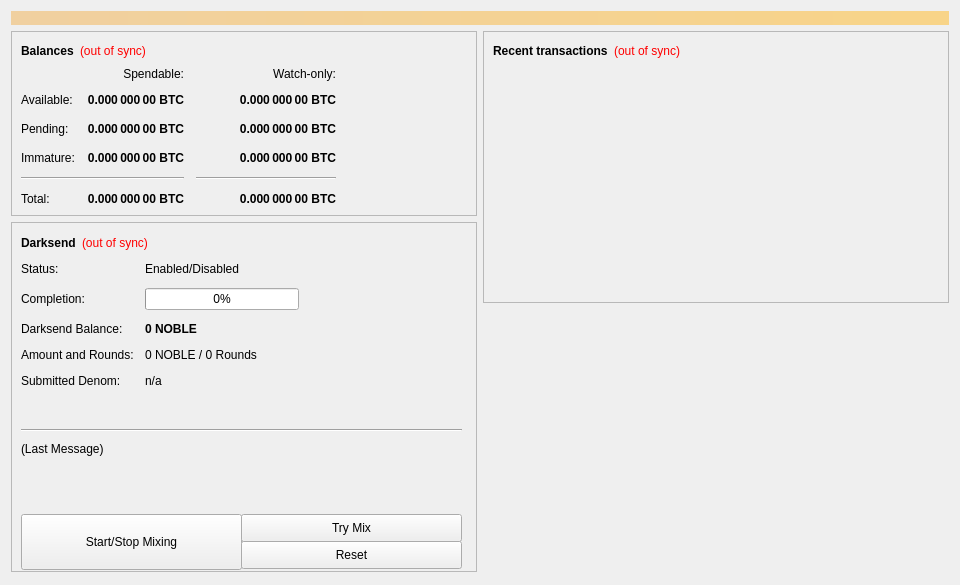
<?xml version="1.0" encoding="UTF-8"?>
<ui version="4.0">
 <class>OverviewPage</class>
 <widget class="QWidget" name="OverviewPage">
  <property name="geometry">
   <rect>
    <x>0</x>
    <y>0</y>
    <width>960</width>
    <height>585</height>
   </rect>
  </property>
  <property name="minimumSize">
   <size>
    <width>960</width>
    <height>0</height>
   </size>
  </property>
  <property name="windowTitle">
   <string>Form</string>
  </property>
  <layout class="QVBoxLayout" name="topLayout">
   <item>
    <widget class="QLabel" name="labelAlerts">
     <property name="visible">
      <bool>false</bool>
     </property>
     <property name="styleSheet">
      <string notr="true">background-color: qlineargradient(x1: 0, y1: 0, x2: 1, y2: 0, stop:0 #F0D0A0, stop:1 #F8D488); color:#000000;</string>
     </property>
     <property name="wordWrap">
      <bool>true</bool>
     </property>
     <property name="margin">
      <number>3</number>
     </property>
    </widget>
   </item>
   <item>
    <layout class="QHBoxLayout" name="horizontalLayout" stretch="1,1">
     <item>
      <layout class="QVBoxLayout" name="verticalLayout_2">
       <item>
        <widget class="QFrame" name="frame">
         <property name="frameShape">
          <enum>QFrame::StyledPanel</enum>
         </property>
         <property name="frameShadow">
          <enum>QFrame::Raised</enum>
         </property>
         <layout class="QVBoxLayout" name="verticalLayout_4">
          <item>
           <layout class="QHBoxLayout" name="horizontalLayout_4">
            <item>
             <widget class="QLabel" name="label_5">
              <property name="font">
               <font>
                <weight>75</weight>
                <bold>true</bold>
               </font>
              </property>
              <property name="text">
               <string>Balances</string>
              </property>
             </widget>
            </item>
            <item>
             <widget class="QLabel" name="labelWalletStatus">
              <property name="cursor">
               <cursorShape>WhatsThisCursor</cursorShape>
              </property>
              <property name="toolTip">
               <string>The displayed information may be out of date. Your wallet automatically synchronizes with the Noble network after a connection is established, but this process has not completed yet.</string>
              </property>
              <property name="styleSheet">
               <string notr="true">QLabel { color: red; }</string>
              </property>
              <property name="text">
               <string notr="true">(out of sync)</string>
              </property>
              <property name="alignment">
               <set>Qt::AlignLeading|Qt::AlignLeft|Qt::AlignVCenter</set>
              </property>
             </widget>
            </item>
            <item>
             <spacer name="horizontalSpacer_3">
              <property name="orientation">
               <enum>Qt::Horizontal</enum>
              </property>
              <property name="sizeHint" stdset="0">
               <size>
                <width>40</width>
                <height>20</height>
               </size>
              </property>
             </spacer>
            </item>
           </layout>
          </item>
          <item>
           <layout class="QGridLayout" name="gridLayout">
            <property name="spacing">
             <number>12</number>
            </property>
            <item row="2" column="2">
             <widget class="QLabel" name="labelWatchPending">
              <property name="font">
               <font>
                <weight>75</weight>
                <bold>true</bold>
               </font>
              </property>
              <property name="cursor">
               <cursorShape>IBeamCursor</cursorShape>
              </property>
              <property name="toolTip">
               <string>Unconfirmed transactions to watch-only addresses</string>
              </property>
              <property name="text">
               <string notr="true">0.000 000 00 BTC</string>
              </property>
              <property name="alignment">
               <set>Qt::AlignRight|Qt::AlignTrailing|Qt::AlignVCenter</set>
              </property>
              <property name="textInteractionFlags">
               <set>Qt::LinksAccessibleByMouse|Qt::TextSelectableByKeyboard|Qt::TextSelectableByMouse</set>
              </property>
             </widget>
            </item>
            <item row="2" column="1">
             <widget class="QLabel" name="labelUnconfirmed">
              <property name="font">
               <font>
                <weight>75</weight>
                <bold>true</bold>
               </font>
              </property>
              <property name="cursor">
               <cursorShape>IBeamCursor</cursorShape>
              </property>
              <property name="toolTip">
               <string>Total of transactions that have yet to be confirmed, and do not yet count toward the spendable balance</string>
              </property>
              <property name="text">
               <string notr="true">0.000 000 00 BTC</string>
              </property>
              <property name="alignment">
               <set>Qt::AlignRight|Qt::AlignTrailing|Qt::AlignVCenter</set>
              </property>
              <property name="textInteractionFlags">
               <set>Qt::LinksAccessibleByMouse|Qt::TextSelectableByKeyboard|Qt::TextSelectableByMouse</set>
              </property>
             </widget>
            </item>
            <item row="3" column="2">
             <widget class="QLabel" name="labelWatchImmature">
              <property name="font">
               <font>
                <weight>75</weight>
                <bold>true</bold>
               </font>
              </property>
              <property name="cursor">
               <cursorShape>IBeamCursor</cursorShape>
              </property>
              <property name="toolTip">
               <string>Mined balance in watch-only addresses that has not yet matured</string>
              </property>
              <property name="text">
               <string notr="true">0.000 000 00 BTC</string>
              </property>
              <property name="alignment">
               <set>Qt::AlignRight|Qt::AlignTrailing|Qt::AlignVCenter</set>
              </property>
              <property name="textInteractionFlags">
               <set>Qt::LinksAccessibleByMouse|Qt::TextSelectableByKeyboard|Qt::TextSelectableByMouse</set>
              </property>
             </widget>
            </item>
            <item row="4" column="0" colspan="2">
             <widget class="Line" name="lineSpendableBalance">
              <property name="orientation">
               <enum>Qt::Horizontal</enum>
              </property>
             </widget>
            </item>
            <item row="4" column="2">
             <widget class="Line" name="lineWatchBalance">
              <property name="sizePolicy">
               <sizepolicy hsizetype="Preferred" vsizetype="Fixed">
                <horstretch>0</horstretch>
                <verstretch>0</verstretch>
               </sizepolicy>
              </property>
              <property name="minimumSize">
               <size>
                <width>140</width>
                <height>0</height>
               </size>
              </property>
              <property name="orientation">
               <enum>Qt::Horizontal</enum>
              </property>
             </widget>
            </item>
            <item row="5" column="0">
             <widget class="QLabel" name="labelTotalText">
              <property name="text">
               <string>Total:</string>
              </property>
             </widget>
            </item>
            <item row="3" column="1">
             <widget class="QLabel" name="labelImmature">
              <property name="font">
               <font>
                <weight>75</weight>
                <bold>true</bold>
               </font>
              </property>
              <property name="cursor">
               <cursorShape>IBeamCursor</cursorShape>
              </property>
              <property name="toolTip">
               <string>Mined balance that has not yet matured</string>
              </property>
              <property name="text">
               <string notr="true">0.000 000 00 BTC</string>
              </property>
              <property name="alignment">
               <set>Qt::AlignRight|Qt::AlignTrailing|Qt::AlignVCenter</set>
              </property>
              <property name="textInteractionFlags">
               <set>Qt::LinksAccessibleByMouse|Qt::TextSelectableByKeyboard|Qt::TextSelectableByMouse</set>
              </property>
             </widget>
            </item>
            <item row="2" column="3">
             <spacer name="horizontalSpacer_2">
              <property name="orientation">
               <enum>Qt::Horizontal</enum>
              </property>
              <property name="sizeHint" stdset="0">
               <size>
                <width>40</width>
                <height>20</height>
               </size>
              </property>
             </spacer>
            </item>
            <item row="3" column="0">
             <widget class="QLabel" name="labelImmatureText">
              <property name="text">
               <string>Immature:</string>
              </property>
             </widget>
            </item>
            <item row="5" column="1">
             <widget class="QLabel" name="labelTotal">
              <property name="font">
               <font>
                <weight>75</weight>
                <bold>true</bold>
               </font>
              </property>
              <property name="cursor">
               <cursorShape>IBeamCursor</cursorShape>
              </property>
              <property name="toolTip">
               <string>Your current total balance</string>
              </property>
              <property name="text">
               <string notr="true">0.000 000 00 BTC</string>
              </property>
              <property name="alignment">
               <set>Qt::AlignRight|Qt::AlignTrailing|Qt::AlignVCenter</set>
              </property>
              <property name="textInteractionFlags">
               <set>Qt::LinksAccessibleByMouse|Qt::TextSelectableByKeyboard|Qt::TextSelectableByMouse</set>
              </property>
             </widget>
            </item>
            <item row="5" column="2">
             <widget class="QLabel" name="labelWatchTotal">
              <property name="font">
               <font>
                <weight>75</weight>
                <bold>true</bold>
               </font>
              </property>
              <property name="cursor">
               <cursorShape>IBeamCursor</cursorShape>
              </property>
              <property name="toolTip">
               <string>Current total balance in watch-only addresses</string>
              </property>
              <property name="text">
               <string notr="true">0.000 000 00 BTC</string>
              </property>
              <property name="alignment">
               <set>Qt::AlignRight|Qt::AlignTrailing|Qt::AlignVCenter</set>
              </property>
              <property name="textInteractionFlags">
               <set>Qt::LinksAccessibleByMouse|Qt::TextSelectableByKeyboard|Qt::TextSelectableByMouse</set>
              </property>
             </widget>
            </item>
            <item row="0" column="2">
             <widget class="QLabel" name="labelWatchonly">
              <property name="text">
               <string>Watch-only:</string>
              </property>
              <property name="alignment">
               <set>Qt::AlignRight|Qt::AlignTrailing|Qt::AlignVCenter</set>
              </property>
             </widget>
            </item>
            <item row="1" column="0">
             <widget class="QLabel" name="labelBalanceText">
              <property name="text">
               <string>Available:</string>
              </property>
             </widget>
            </item>
            <item row="1" column="1">
             <widget class="QLabel" name="labelBalance">
              <property name="font">
               <font>
                <weight>75</weight>
                <bold>true</bold>
               </font>
              </property>
              <property name="cursor">
               <cursorShape>IBeamCursor</cursorShape>
              </property>
              <property name="toolTip">
               <string>Your current spendable balance</string>
              </property>
              <property name="text">
               <string notr="true">0.000 000 00 BTC</string>
              </property>
              <property name="alignment">
               <set>Qt::AlignRight|Qt::AlignTrailing|Qt::AlignVCenter</set>
              </property>
              <property name="textInteractionFlags">
               <set>Qt::LinksAccessibleByMouse|Qt::TextSelectableByKeyboard|Qt::TextSelectableByMouse</set>
              </property>
             </widget>
            </item>
            <item row="1" column="2">
             <widget class="QLabel" name="labelWatchAvailable">
              <property name="font">
               <font>
                <weight>75</weight>
                <bold>true</bold>
               </font>
              </property>
              <property name="cursor">
               <cursorShape>IBeamCursor</cursorShape>
              </property>
              <property name="toolTip">
               <string>Your current balance in watch-only addresses</string>
              </property>
              <property name="text">
               <string notr="true">0.000 000 00 BTC</string>
              </property>
              <property name="alignment">
               <set>Qt::AlignRight|Qt::AlignTrailing|Qt::AlignVCenter</set>
              </property>
              <property name="textInteractionFlags">
               <set>Qt::LinksAccessibleByMouse|Qt::TextSelectableByKeyboard|Qt::TextSelectableByMouse</set>
              </property>
             </widget>
            </item>
            <item row="2" column="0">
             <widget class="QLabel" name="labelPendingText">
              <property name="text">
               <string>Pending:</string>
              </property>
             </widget>
            </item>
            <item row="0" column="1">
             <widget class="QLabel" name="labelSpendable">
              <property name="text">
               <string>Spendable:</string>
              </property>
              <property name="alignment">
               <set>Qt::AlignRight|Qt::AlignTrailing|Qt::AlignVCenter</set>
              </property>
             </widget>
            </item>
           </layout>
          </item>
         </layout>
        </widget>
       </item>
       <item>
        <widget class="QFrame" name="frameDarksend">
         <property name="minimumSize">
          <size>
           <width>0</width>
           <height>350</height>
          </size>
         </property>
         <property name="layoutDirection">
          <enum>Qt::LeftToRight</enum>
         </property>
         <property name="frameShape">
          <enum>QFrame::StyledPanel</enum>
         </property>
         <property name="frameShadow">
          <enum>QFrame::Raised</enum>
         </property>
         <widget class="QWidget" name="formLayoutWidget">
          <property name="geometry">
           <rect>
            <x>10</x>
            <y>40</y>
            <width>451</width>
            <height>161</height>
           </rect>
          </property>
          <layout class="QFormLayout" name="formLayout">
           <property name="fieldGrowthPolicy">
            <enum>QFormLayout::AllNonFixedFieldsGrow</enum>
           </property>
           <property name="horizontalSpacing">
            <number>11</number>
           </property>
           <property name="verticalSpacing">
            <number>12</number>
           </property>
           <item row="0" column="0">
            <widget class="QLabel" name="label_6">
             <property name="text">
              <string>Status:</string>
             </property>
            </widget>
           </item>
           <item row="1" column="0">
            <widget class="QLabel" name="label_7">
             <property name="text">
              <string>Completion:</string>
             </property>
            </widget>
           </item>
           <item row="1" column="1">
            <widget class="QProgressBar" name="darksendProgress">
             <property name="maximumSize">
              <size>
               <width>154</width>
               <height>16777215</height>
              </size>
             </property>
             <property name="value">
              <number>0</number>
             </property>
            </widget>
           </item>
           <item row="2" column="0">
            <widget class="QLabel" name="labelAnonymizedText">
             <property name="text">
              <string>Darksend Balance:</string>
             </property>
            </widget>
           </item>
           <item row="2" column="1">
            <widget class="QLabel" name="labelAnonymized">
             <property name="font">
              <font>
               <weight>75</weight>
               <bold>true</bold>
              </font>
             </property>
             <property name="text">
              <string notr="true">0 NOBLE</string>
             </property>
            </widget>
           </item>
           <item row="3" column="0">
            <widget class="QLabel" name="label_8">
             <property name="text">
              <string>Amount and Rounds:</string>
             </property>
            </widget>
           </item>
           <item row="3" column="1">
            <widget class="QLabel" name="labelAmountRounds">
             <property name="text">
              <string>0 NOBLE / 0 Rounds</string>
             </property>
            </widget>
           </item>
           <item row="4" column="0">
            <widget class="QLabel" name="label_9">
             <property name="text">
              <string>Submitted Denom:</string>
             </property>
            </widget>
           </item>
           <item row="4" column="1">
            <widget class="QLabel" name="labelSubmittedDenom">
             <property name="toolTip">
              <string>The denominations you submitted to the Masternode.&lt;br&gt;To mix, other users must submit the exact same denominations.</string>
             </property>
             <property name="text">
              <string>n/a</string>
             </property>
            </widget>
           </item>
           <item row="0" column="1">
            <widget class="QLabel" name="darksendEnabled">
             <property name="text">
              <string>Enabled/Disabled</string>
             </property>
            </widget>
           </item>
          </layout>
         </widget>
         <widget class="QPushButton" name="runAutoDenom">
          <property name="geometry">
           <rect>
            <x>251</x>
            <y>17</y>
            <width>1</width>
            <height>1</height>
           </rect>
          </property>
          <property name="palette">
           <palette>
            <active>
             <colorrole role="WindowText">
              <brush brushstyle="SolidPattern">
               <color alpha="255">
                <red>0</red>
                <green>0</green>
                <blue>0</blue>
               </color>
              </brush>
             </colorrole>
             <colorrole role="Button">
              <brush brushstyle="SolidPattern">
               <color alpha="255">
                <red>239</red>
                <green>238</green>
                <blue>238</blue>
               </color>
              </brush>
             </colorrole>
             <colorrole role="Light">
              <brush brushstyle="SolidPattern">
               <color alpha="255">
                <red>255</red>
                <green>255</green>
                <blue>255</blue>
               </color>
              </brush>
             </colorrole>
             <colorrole role="Midlight">
              <brush brushstyle="SolidPattern">
               <color alpha="255">
                <red>247</red>
                <green>246</green>
                <blue>246</blue>
               </color>
              </brush>
             </colorrole>
             <colorrole role="Dark">
              <brush brushstyle="SolidPattern">
               <color alpha="255">
                <red>119</red>
                <green>119</green>
                <blue>119</blue>
               </color>
              </brush>
             </colorrole>
             <colorrole role="Mid">
              <brush brushstyle="SolidPattern">
               <color alpha="255">
                <red>159</red>
                <green>159</green>
                <blue>159</blue>
               </color>
              </brush>
             </colorrole>
             <colorrole role="Text">
              <brush brushstyle="SolidPattern">
               <color alpha="255">
                <red>0</red>
                <green>0</green>
                <blue>0</blue>
               </color>
              </brush>
             </colorrole>
             <colorrole role="BrightText">
              <brush brushstyle="SolidPattern">
               <color alpha="255">
                <red>255</red>
                <green>255</green>
                <blue>255</blue>
               </color>
              </brush>
             </colorrole>
             <colorrole role="ButtonText">
              <brush brushstyle="SolidPattern">
               <color alpha="255">
                <red>0</red>
                <green>0</green>
                <blue>0</blue>
               </color>
              </brush>
             </colorrole>
             <colorrole role="Base">
              <brush brushstyle="SolidPattern">
               <color alpha="255">
                <red>255</red>
                <green>255</green>
                <blue>255</blue>
               </color>
              </brush>
             </colorrole>
             <colorrole role="Window">
              <brush brushstyle="SolidPattern">
               <color alpha="255">
                <red>239</red>
                <green>238</green>
                <blue>238</blue>
               </color>
              </brush>
             </colorrole>
             <colorrole role="Shadow">
              <brush brushstyle="SolidPattern">
               <color alpha="255">
                <red>0</red>
                <green>0</green>
                <blue>0</blue>
               </color>
              </brush>
             </colorrole>
             <colorrole role="AlternateBase">
              <brush brushstyle="SolidPattern">
               <color alpha="255">
                <red>247</red>
                <green>246</green>
                <blue>246</blue>
               </color>
              </brush>
             </colorrole>
             <colorrole role="ToolTipBase">
              <brush brushstyle="SolidPattern">
               <color alpha="255">
                <red>255</red>
                <green>255</green>
                <blue>220</blue>
               </color>
              </brush>
             </colorrole>
             <colorrole role="ToolTipText">
              <brush brushstyle="SolidPattern">
               <color alpha="255">
                <red>0</red>
                <green>0</green>
                <blue>0</blue>
               </color>
              </brush>
             </colorrole>
            </active>
            <inactive>
             <colorrole role="WindowText">
              <brush brushstyle="SolidPattern">
               <color alpha="255">
                <red>0</red>
                <green>0</green>
                <blue>0</blue>
               </color>
              </brush>
             </colorrole>
             <colorrole role="Button">
              <brush brushstyle="SolidPattern">
               <color alpha="255">
                <red>239</red>
                <green>238</green>
                <blue>238</blue>
               </color>
              </brush>
             </colorrole>
             <colorrole role="Light">
              <brush brushstyle="SolidPattern">
               <color alpha="255">
                <red>255</red>
                <green>255</green>
                <blue>255</blue>
               </color>
              </brush>
             </colorrole>
             <colorrole role="Midlight">
              <brush brushstyle="SolidPattern">
               <color alpha="255">
                <red>247</red>
                <green>246</green>
                <blue>246</blue>
               </color>
              </brush>
             </colorrole>
             <colorrole role="Dark">
              <brush brushstyle="SolidPattern">
               <color alpha="255">
                <red>119</red>
                <green>119</green>
                <blue>119</blue>
               </color>
              </brush>
             </colorrole>
             <colorrole role="Mid">
              <brush brushstyle="SolidPattern">
               <color alpha="255">
                <red>159</red>
                <green>159</green>
                <blue>159</blue>
               </color>
              </brush>
             </colorrole>
             <colorrole role="Text">
              <brush brushstyle="SolidPattern">
               <color alpha="255">
                <red>0</red>
                <green>0</green>
                <blue>0</blue>
               </color>
              </brush>
             </colorrole>
             <colorrole role="BrightText">
              <brush brushstyle="SolidPattern">
               <color alpha="255">
                <red>255</red>
                <green>255</green>
                <blue>255</blue>
               </color>
              </brush>
             </colorrole>
             <colorrole role="ButtonText">
              <brush brushstyle="SolidPattern">
               <color alpha="255">
                <red>0</red>
                <green>0</green>
                <blue>0</blue>
               </color>
              </brush>
             </colorrole>
             <colorrole role="Base">
              <brush brushstyle="SolidPattern">
               <color alpha="255">
                <red>255</red>
                <green>255</green>
                <blue>255</blue>
               </color>
              </brush>
             </colorrole>
             <colorrole role="Window">
              <brush brushstyle="SolidPattern">
               <color alpha="255">
                <red>239</red>
                <green>238</green>
                <blue>238</blue>
               </color>
              </brush>
             </colorrole>
             <colorrole role="Shadow">
              <brush brushstyle="SolidPattern">
               <color alpha="255">
                <red>0</red>
                <green>0</green>
                <blue>0</blue>
               </color>
              </brush>
             </colorrole>
             <colorrole role="AlternateBase">
              <brush brushstyle="SolidPattern">
               <color alpha="255">
                <red>247</red>
                <green>246</green>
                <blue>246</blue>
               </color>
              </brush>
             </colorrole>
             <colorrole role="ToolTipBase">
              <brush brushstyle="SolidPattern">
               <color alpha="255">
                <red>255</red>
                <green>255</green>
                <blue>220</blue>
               </color>
              </brush>
             </colorrole>
             <colorrole role="ToolTipText">
              <brush brushstyle="SolidPattern">
               <color alpha="255">
                <red>0</red>
                <green>0</green>
                <blue>0</blue>
               </color>
              </brush>
             </colorrole>
            </inactive>
            <disabled>
             <colorrole role="WindowText">
              <brush brushstyle="SolidPattern">
               <color alpha="255">
                <red>119</red>
                <green>119</green>
                <blue>119</blue>
               </color>
              </brush>
             </colorrole>
             <colorrole role="Button">
              <brush brushstyle="SolidPattern">
               <color alpha="255">
                <red>239</red>
                <green>238</green>
                <blue>238</blue>
               </color>
              </brush>
             </colorrole>
             <colorrole role="Light">
              <brush brushstyle="SolidPattern">
               <color alpha="255">
                <red>255</red>
                <green>255</green>
                <blue>255</blue>
               </color>
              </brush>
             </colorrole>
             <colorrole role="Midlight">
              <brush brushstyle="SolidPattern">
               <color alpha="255">
                <red>247</red>
                <green>246</green>
                <blue>246</blue>
               </color>
              </brush>
             </colorrole>
             <colorrole role="Dark">
              <brush brushstyle="SolidPattern">
               <color alpha="255">
                <red>119</red>
                <green>119</green>
                <blue>119</blue>
               </color>
              </brush>
             </colorrole>
             <colorrole role="Mid">
              <brush brushstyle="SolidPattern">
               <color alpha="255">
                <red>159</red>
                <green>159</green>
                <blue>159</blue>
               </color>
              </brush>
             </colorrole>
             <colorrole role="Text">
              <brush brushstyle="SolidPattern">
               <color alpha="255">
                <red>119</red>
                <green>119</green>
                <blue>119</blue>
               </color>
              </brush>
             </colorrole>
             <colorrole role="BrightText">
              <brush brushstyle="SolidPattern">
               <color alpha="255">
                <red>255</red>
                <green>255</green>
                <blue>255</blue>
               </color>
              </brush>
             </colorrole>
             <colorrole role="ButtonText">
              <brush brushstyle="SolidPattern">
               <color alpha="255">
                <red>119</red>
                <green>119</green>
                <blue>119</blue>
               </color>
              </brush>
             </colorrole>
             <colorrole role="Base">
              <brush brushstyle="SolidPattern">
               <color alpha="255">
                <red>239</red>
                <green>238</green>
                <blue>238</blue>
               </color>
              </brush>
             </colorrole>
             <colorrole role="Window">
              <brush brushstyle="SolidPattern">
               <color alpha="255">
                <red>239</red>
                <green>238</green>
                <blue>238</blue>
               </color>
              </brush>
             </colorrole>
             <colorrole role="Shadow">
              <brush brushstyle="SolidPattern">
               <color alpha="255">
                <red>0</red>
                <green>0</green>
                <blue>0</blue>
               </color>
              </brush>
             </colorrole>
             <colorrole role="AlternateBase">
              <brush brushstyle="SolidPattern">
               <color alpha="255">
                <red>239</red>
                <green>238</green>
                <blue>238</blue>
               </color>
              </brush>
             </colorrole>
             <colorrole role="ToolTipBase">
              <brush brushstyle="SolidPattern">
               <color alpha="255">
                <red>255</red>
                <green>255</green>
                <blue>220</blue>
               </color>
              </brush>
             </colorrole>
             <colorrole role="ToolTipText">
              <brush brushstyle="SolidPattern">
               <color alpha="255">
                <red>0</red>
                <green>0</green>
                <blue>0</blue>
               </color>
              </brush>
             </colorrole>
            </disabled>
           </palette>
          </property>
          <property name="focusPolicy">
           <enum>Qt::NoFocus</enum>
          </property>
          <property name="autoFillBackground">
           <bool>true</bool>
          </property>
          <property name="text">
           <string/>
          </property>
          <property name="flat">
           <bool>true</bool>
          </property>
         </widget>
         <widget class="QPushButton" name="toggleDarksend">
          <property name="geometry">
           <rect>
            <x>10</x>
            <y>292</y>
            <width>221</width>
            <height>56</height>
           </rect>
          </property>
          <property name="sizePolicy">
           <sizepolicy hsizetype="MinimumExpanding" vsizetype="Fixed">
            <horstretch>0</horstretch>
            <verstretch>0</verstretch>
           </sizepolicy>
          </property>
          <property name="text">
           <string>Start/Stop Mixing</string>
          </property>
         </widget>
         <widget class="Line" name="lineLastMessage">
          <property name="geometry">
           <rect>
            <x>10</x>
            <y>200</y>
            <width>441</width>
            <height>16</height>
           </rect>
          </property>
          <property name="orientation">
           <enum>Qt::Horizontal</enum>
          </property>
         </widget>
         <widget class="QLabel" name="darksendStatus">
          <property name="geometry">
           <rect>
            <x>10</x>
            <y>220</y>
            <width>451</width>
            <height>61</height>
           </rect>
          </property>
          <property name="minimumSize">
           <size>
            <width>288</width>
            <height>43</height>
           </size>
          </property>
          <property name="text">
           <string>(Last Message)</string>
          </property>
          <property name="alignment">
           <set>Qt::AlignLeading|Qt::AlignLeft|Qt::AlignTop</set>
          </property>
          <property name="wordWrap">
           <bool>true</bool>
          </property>
         </widget>
         <widget class="QPushButton" name="darksendAuto">
          <property name="geometry">
           <rect>
            <x>230</x>
            <y>292</y>
            <width>221</width>
            <height>28</height>
           </rect>
          </property>
          <property name="sizePolicy">
           <sizepolicy hsizetype="MinimumExpanding" vsizetype="Fixed">
            <horstretch>0</horstretch>
            <verstretch>0</verstretch>
           </sizepolicy>
          </property>
          <property name="toolTip">
           <string>Try to manually submit a Darksend request.</string>
          </property>
          <property name="text">
           <string>Try Mix</string>
          </property>
         </widget>
         <widget class="QPushButton" name="darksendReset">
          <property name="geometry">
           <rect>
            <x>230</x>
            <y>319</y>
            <width>221</width>
            <height>28</height>
           </rect>
          </property>
          <property name="sizePolicy">
           <sizepolicy hsizetype="MinimumExpanding" vsizetype="Fixed">
            <horstretch>0</horstretch>
            <verstretch>0</verstretch>
           </sizepolicy>
          </property>
          <property name="toolTip">
           <string>Reset the current status of Darksend (can interrupt Darksend if it's in the process of Mixing, which can cost you money!)</string>
          </property>
          <property name="autoFillBackground">
           <bool>false</bool>
          </property>
          <property name="text">
           <string>Reset</string>
          </property>
         </widget>
         <widget class="QWidget" name="layoutWidget">
          <property name="geometry">
           <rect>
            <x>10</x>
            <y>10</y>
            <width>431</width>
            <height>22</height>
           </rect>
          </property>
          <layout class="QHBoxLayout" name="horizontalLayout_5">
           <item>
            <widget class="QLabel" name="label_2">
             <property name="font">
              <font>
               <weight>75</weight>
               <bold>true</bold>
              </font>
             </property>
             <property name="text">
              <string>Darksend</string>
             </property>
            </widget>
           </item>
           <item>
            <widget class="QLabel" name="labelDarksendSyncStatus">
             <property name="toolTip">
              <string>The displayed information may be out of date. Your wallet automatically synchronizes with the Noble network after a connection is established, but this process has not completed yet.</string>
             </property>
             <property name="styleSheet">
              <string notr="true">QLabel { color: red; }</string>
             </property>
             <property name="text">
              <string notr="true">(out of sync)</string>
             </property>
             <property name="alignment">
              <set>Qt::AlignLeading|Qt::AlignLeft|Qt::AlignVCenter</set>
             </property>
            </widget>
           </item>
           <item>
            <spacer name="horizontalSpacer_4">
             <property name="orientation">
              <enum>Qt::Horizontal</enum>
             </property>
             <property name="sizeHint" stdset="0">
              <size>
               <width>40</width>
               <height>20</height>
              </size>
             </property>
            </spacer>
           </item>
          </layout>
         </widget>
        </widget>
       </item>
       <item>
        <spacer name="verticalSpacer">
         <property name="orientation">
          <enum>Qt::Vertical</enum>
         </property>
         <property name="sizeHint" stdset="0">
          <size>
           <width>20</width>
           <height>40</height>
          </size>
         </property>
        </spacer>
       </item>
      </layout>
     </item>
     <item>
      <layout class="QVBoxLayout" name="verticalLayout_3">
       <item>
        <widget class="QFrame" name="frame_2">
         <property name="frameShape">
          <enum>QFrame::StyledPanel</enum>
         </property>
         <property name="frameShadow">
          <enum>QFrame::Raised</enum>
         </property>
         <layout class="QVBoxLayout" name="verticalLayout">
          <item>
           <layout class="QHBoxLayout" name="horizontalLayout_2">
            <item>
             <widget class="QLabel" name="label_4">
              <property name="font">
               <font>
                <weight>75</weight>
                <bold>true</bold>
               </font>
              </property>
              <property name="text">
               <string>Recent transactions</string>
              </property>
             </widget>
            </item>
            <item>
             <widget class="QLabel" name="labelTransactionsStatus">
              <property name="cursor">
               <cursorShape>WhatsThisCursor</cursorShape>
              </property>
              <property name="toolTip">
               <string>The displayed information may be out of date. Your wallet automatically synchronizes with the Noble network after a connection is established, but this process has not completed yet.</string>
              </property>
              <property name="styleSheet">
               <string notr="true">QLabel { color: red; }</string>
              </property>
              <property name="text">
               <string notr="true">(out of sync)</string>
              </property>
              <property name="alignment">
               <set>Qt::AlignRight|Qt::AlignTrailing|Qt::AlignVCenter</set>
              </property>
             </widget>
            </item>
            <item>
             <spacer name="horizontalSpacer">
              <property name="orientation">
               <enum>Qt::Horizontal</enum>
              </property>
              <property name="sizeHint" stdset="0">
               <size>
                <width>40</width>
                <height>20</height>
               </size>
              </property>
             </spacer>
            </item>
           </layout>
          </item>
          <item>
           <widget class="QListView" name="listTransactions">
            <property name="styleSheet">
             <string notr="true">QListView { background: transparent; }</string>
            </property>
            <property name="frameShape">
             <enum>QFrame::NoFrame</enum>
            </property>
            <property name="verticalScrollBarPolicy">
             <enum>Qt::ScrollBarAlwaysOff</enum>
            </property>
            <property name="horizontalScrollBarPolicy">
             <enum>Qt::ScrollBarAlwaysOff</enum>
            </property>
            <property name="selectionMode">
             <enum>QAbstractItemView::NoSelection</enum>
            </property>
           </widget>
          </item>
         </layout>
        </widget>
       </item>
       <item>
        <spacer name="verticalSpacer_2">
         <property name="orientation">
          <enum>Qt::Vertical</enum>
         </property>
         <property name="sizeHint" stdset="0">
          <size>
           <width>20</width>
           <height>40</height>
          </size>
         </property>
        </spacer>
       </item>
      </layout>
     </item>
    </layout>
   </item>
  </layout>
 </widget>
 <resources/>
 <connections/>
</ui>
